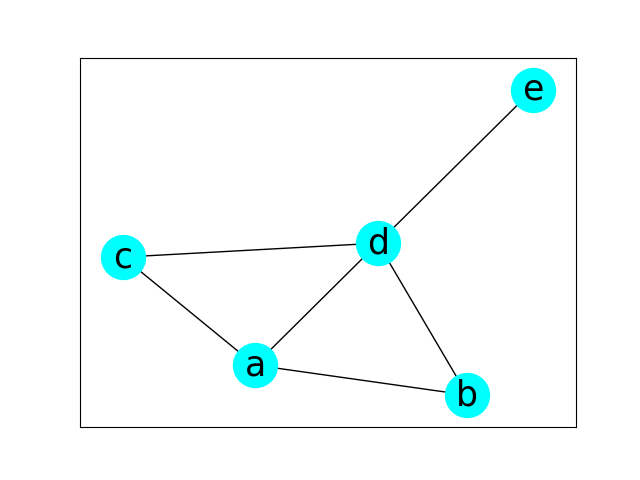

The Python source for this figure:
""" p8_5.py """

import matplotlib.pyplot as plt
import networkx as nx

g = nx.Graph()
nodes = ['a', 'b', 'c', 'd', 'e']
edges = [('a', 'b'), ('a', 'c'), \
         ('a', 'd'), ('b', 'd'), \
         ('c', 'd'), ('d', 'e')]

g.add_nodes_from(nodes)
g.add_edges_from(edges)

S = 'a'
T = 'e'
path_all = list(nx.all_simple_paths(g, S, T))
path_shortest = nx.shortest_path(g, S, T)

print(f"all path(s): {path_all}")
print(f"shortest path: {path_shortest}")

mpos = nx.spring_layout(g, seed=42)
nx.draw_networkx(g, pos=mpos, \
                node_color='Cyan', \
                node_size=1000, font_size=25)
# plt.show()
plt.savefig("p8_5.png")
